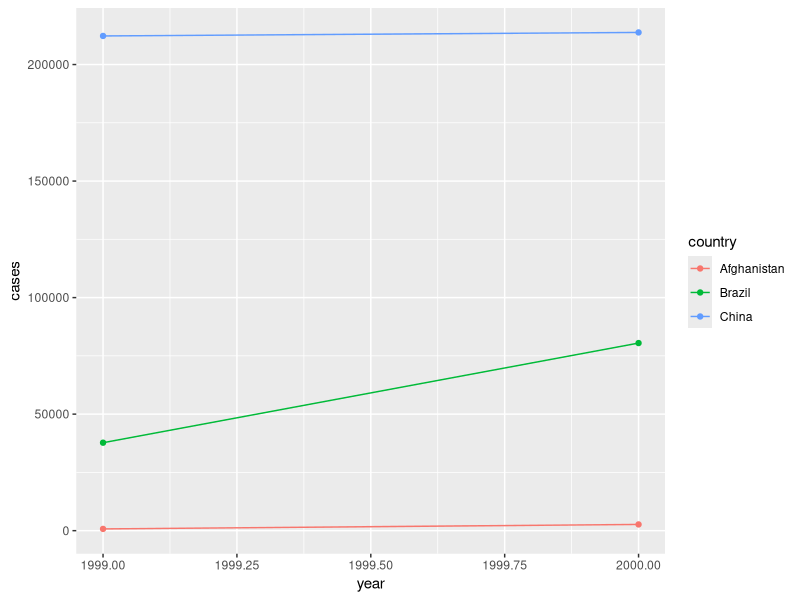
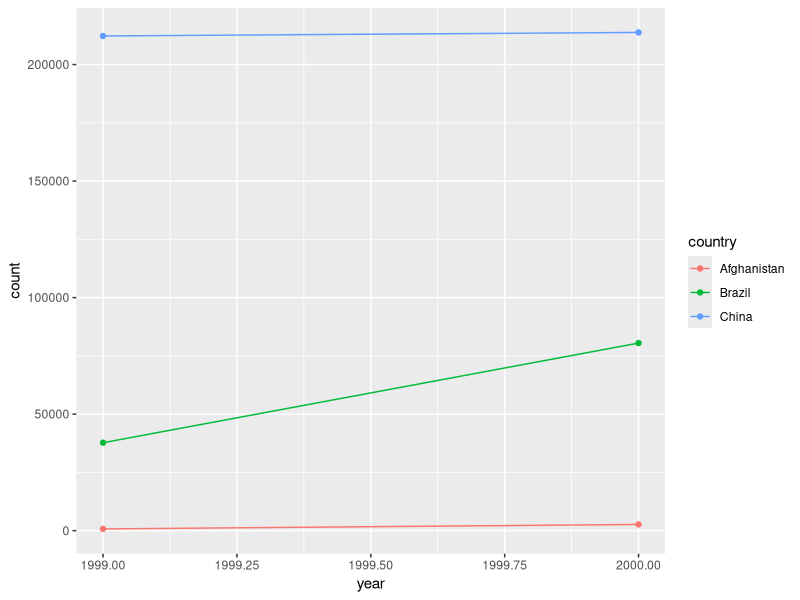

Source code (R) for these figures, in order: (Note: this script raises an error after producing the figures.)
## ---- chunk 1
knitr::opts_chunk$set(echo = TRUE)
## ---- chunk 2
library(tidyverse)
table1
table2
table3
table4a
table4b

#compute rate per 10,000
table1 %>%
  mutate(rate = (cases/population) * 10000)

#count cases per year
table1 %>%
  count(year,wt=cases)

#Look at changes over time

table1 %>%
  ggplot(aes(year,cases,color=country))+
  geom_point()+
  geom_line()

## ---- chunk 3
#1.
# Table 1: Each country and each year are a row of data with the two values.
# Table 2: Each country, each year, and each variable are a row in the dataset.
# Table 3: Each country and each year are a row of data, but the two variables (cases and poulation) are combined in a single column in the dataset.
# Table 4a: Each country is a row in the dataset and the columns are year. Only the number of cases are shown. The population of the country is not shown.
# Table 4b: Each country is a row in the dataset and the columns are year. Only the population is shown. The number of cases in the country is not shown.

#2. 
table2.cases<- table2 %>%
  filter(type == "cases") %>%
  rename(cases = count) %>%
  select (-type)

table2.pop<- table2 %>%
  filter(type == "population")%>%
  rename(pop = count) %>%
  select (-type)

table2.new<-left_join(table2.cases,table2.pop)
table2.new %>%
  mutate(rate = (cases/pop) * 10000)

table4c <-
  tibble(
  country = table4a$country,
  `1999` = table4a[["1999"]]/table4b[["1999"]],
  `2000` = table4a[["2000"]]/table4b[["2000"]]
)
table4c

# Neither data set is easy to work with!

#3.
table2 %>%
  filter(type == "cases") %>%
  ggplot(aes(year,count,color=country))+
  geom_point()+
  geom_line()
# First, you need to filter to obtain only the number of TB cases.

## ---- chunk 4
# Gather (wide to long)
table4a %>%
  gather(`1999`,`2000`, key="year", value="cases")

# Spread (long to wide)
table2 %>%
  spread(key=type, value = count)
## ---- chunk 5
# 1. Year turns into a character variable after it is spread. convert	= If TRUE will automatically run type.convert() on the key column.

stocks <- tibble(
  year = c(2015, 2015, 2016, 2016),
  half = c(1, 2, 1, 2),
  return = c(1.88, 0.59, 0.92, 0.17)
)

stocks %>%
  spread(year, return) %>%
  gather(`2015`:`2016`, key = "year", value = "return")

stocks %>%
  spread(year, return) %>%
  gather(`2015`:`2016`, key = "year", value = "return", convert = T)

#2. The code fails because there are no backticks on the numeric variable names.
table4a %>%
  gather(1999, 2000, key = "year", value = "cases")

table4a %>%
  gather(`1999`, `2000`, key = "year", value = "cases")

#3. Keys are shared for rows 1 and 3. We can add an observation with the row_number, grouped by the name and key.

people <- tribble(
  ~name, ~key, ~value,
  #-----------------|--------|------
  "Phillip Woods", "age", 45,
  "Phillip Woods", "height", 186,
  "Phillip Woods", "age", 50,
  "Jessica Cordero", "age", 37,
  "Jessica Cordero", "height", 156
)
people

# Spread (long to wide)
people %>%
  spread(key=key, value = value)


people2 <- people %>%
  group_by(name,key) %>%
  mutate(obs=row_number())

# Spread (long to wide)
people2 %>%
  spread(key=key, value = value)

#4. The variables are pregnancy (yes/no), sex, and number of males/females. We can gather it.
preg <- tribble(
  ~pregnant, ~male, ~female,
  "yes", NA, 10,
  "no", 20, 12
)
preg

preg %>%
  gather(male,female,key="sex",value="number")

## ---- chunk 6
# 1. extra controls what happens if there are too many pieces. By default it gives you a warning and drops extra values.

# fill controls what happens when there are not enough pieces. By default it gives you a warning and fills it with NA.

tibble(x = c("a,b,c", "d,e,f,g", "h,i,j")) %>%
  separate(x, c("one", "two", "three"))

tibble(x = c("a,b,c", "d,e", "f,g,i")) %>%
  separate(x, c("one", "two", "three"))

#2. The remove statement removes an input column from output data frame. We would set it to FALSE if we wanted to create a new variable, but keep the old one.

#3. separate() turns a single character column into multiple columns. extract() turns each group into a new column.
## ---- chunk 7
# 1. In spread(), missing values will be replaced with the value for fill. Note that there are two types of missingness in the input: explicit missing values (i.e. NA), and implicit missings, rows that simply aren't present. Both types of missing value will be replaced by fill.

# In complete(), fill identifys a named list that for each variable supplies a single value to use instead of NA for missing combinations.

# 2. The direction argument in fill specifies the direction to fill missing values. Default is "down", can also be "up".

## ---- chunk 8
who

who1<-who %>%
  gather(new_sp_m014:newrel_f65, key="key",value = "cases", na.rm=T)
who1

who1 %>%
  count(key)

who2<-who1 %>%
  mutate(key=stringr::str_replace(key, "newrel", "new_rel"))
who2

who3 <- who2 %>%
  separate(key, c("new", "type", "sexage"), sep="_")
who3

who3 %>%
  count(new)

who4 <- who3 %>%
  select(-new,-iso2,-iso3)

who5 <- who4 %>%
  separate(sexage, c("sex", "age"), sep = 1)
who5

# all in a complex pipe:
who %>%
  gather(new_sp_m014:newrel_f65, key="key",value = "cases", na.rm=T) %>%
    mutate(key=stringr::str_replace(key, "newrel", "new_rel")) %>%
    separate(key, c("new", "type", "sexage"), sep="_") %>% 
    select(-new,-iso2,-iso3) %>% 
   separate(sexage, c("sex", "age"), sep = 1)

## ---- chunk 9
#1. In the data it appears that 0 is used to represent no cases of TB. Explicit missing values (NAs) are used to represent missing data for (country, year) combinations in which the country existed in that year. Implicit missing values are used to represent missing data because a country did not exist in that year.
who %>%
  gather(new_sp_m014:newrel_f65, key="key",value = "cases") %>%
    mutate(key=stringr::str_replace(key, "newrel", "new_rel")) %>%
    separate(key, c("new", "type", "sexage"), sep="_") %>% 
    select(-new,-iso2,-iso3) %>% 
   separate(sexage, c("sex", "age"), sep = 1)

#2. You get an error message stating that it's expecting 3 pieces.

who %>%
  gather(new_sp_m014:newrel_f65, key="key",value = "cases", na.rm=T) %>%
    #mutate(key=stringr::str_replace(key, "newrel", "new_rel")) %>%
    separate(key, c("new", "type", "sexage"), sep="_") %>% 
    select(-new,-iso2,-iso3) %>% 
   separate(sexage, c("sex", "age"), sep = 1)

#3. If iso2 and iso3 are redundant with country, then, within each country, there should only be one distinct combination of iso2 and iso3 values, which is the case.

select(who3, country, iso2, iso3) %>%
  distinct() %>%
  group_by(country) %>%
  filter(n() > 1)

who %>% 
  count(country)

#4.
who5 %>% 
  group_by(country, year, sex) %>% 
  summarize(num_cases = sum(cases)) %>% 
  filter(year>=1995) %>% 
  unite(country_sex, country, sex, remove = FALSE) %>%
  ggplot(aes(year,num_cases,group=country_sex,color=sex))+
  geom_line()

